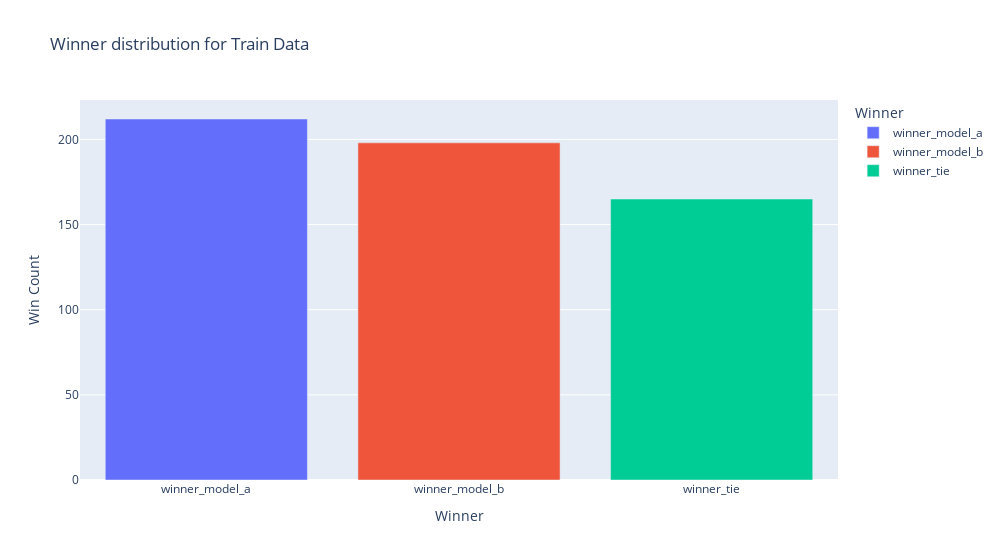

The cell this chart's notebook holds for it:
### Markdown cell above
### Winning distribution

### Code cell
counts = df['class_name'].value_counts().reset_index()
counts.columns = ['Winner', 'Win Count']

fig = px.bar(counts, x='Winner', y='Win Count',
                title='Winner distribution for Train Data',
                labels={'Winner': 'Winner', 'Win Count': 'Win Count'},
                color='Winner', color_continuous_scale='viridis', width=1000)

fig.update_layout(xaxis_title="Winner", yaxis_title="Win Count")

fig.show()

### Figure 1 — Plotly figure (JSON) as saved in the notebook; plotly's stock layout.template omitted (floating-point values rounded to 4 significant figures)
{"data": [{"alignmentgroup": "True", "hovertemplate": "Winner=%{x}<br>Win Count=%{y}<extra></extra>", "legendgroup": "winner_model_a", "marker": {"color": "#636efa", "pattern": {"shape": ""}}, "name": "winner_model_a", "offsetgroup": "winner_model_a", "orientation": "v", "showlegend": true, "textposition": "auto", "type": "bar", "x": ["winner_model_a"], "xaxis": "x", "y": [212], "yaxis": "y"}, {"alignmentgroup": "True", "hovertemplate": "Winner=%{x}<br>Win Count=%{y}<extra></extra>", "legendgroup": "winner_model_b", "marker": {"color": "#EF553B", "pattern": {"shape": ""}}, "name": "winner_model_b", "offsetgroup": "winner_model_b", "orientation": "v", "showlegend": true, "textposition": "auto", "type": "bar", "x": ["winner_model_b"], "xaxis": "x", "y": [198], "yaxis": "y"}, {"alignmentgroup": "True", "hovertemplate": "Winner=%{x}<br>Win Count=%{y}<extra></extra>", "legendgroup": "winner_tie", "marker": {"color": "#00cc96", "pattern": {"shape": ""}}, "name": "winner_tie", "offsetgroup": "winner_tie", "orientation": "v", "showlegend": true, "textposition": "auto", "type": "bar", "x": ["winner_tie"], "xaxis": "x", "y": [165], "yaxis": "y"}], "layout": {"barmode": "relative", "legend": {"title": {"text": "Winner"}, "tracegroupgap": 0}, "title": {"text": "Winner distribution for Train Data"}, "width": 1000, "xaxis": {"anchor": "y", "categoryarray": ["winner_model_a", "winner_model_b", "winner_tie"], "categoryorder": "array", "domain": [0, 1], "title": {"text": "Winner"}}, "yaxis": {"anchor": "x", "domain": [0, 1], "title": {"text": "Win Count"}}}}
